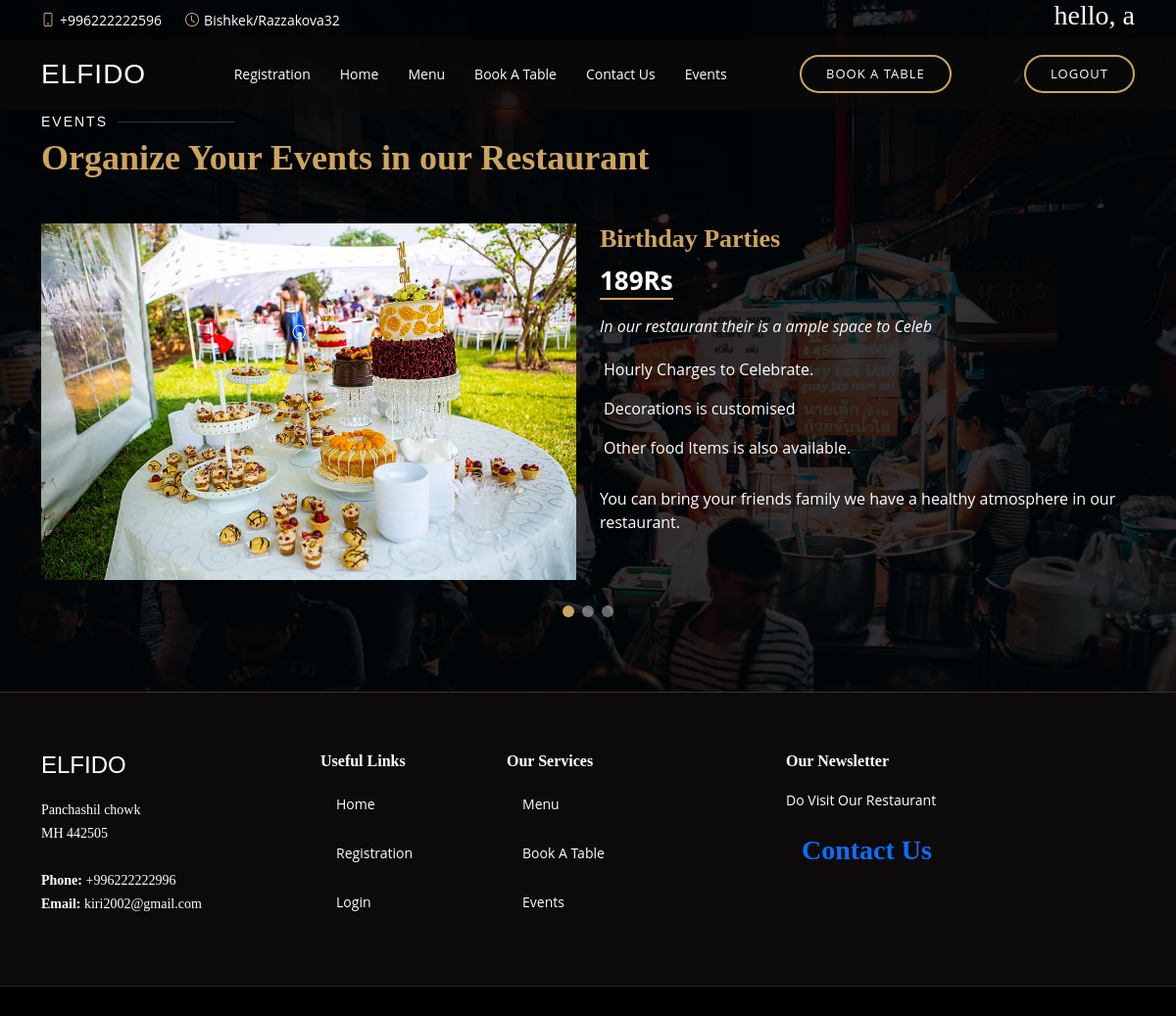
/event (signed in), run on the app's committed database.
### food/models.py (models this page shows, shortened)
class Event(models.Model):
    name = models.CharField(max_length=244)
    image = models.ImageField(upload_to='events')
    index = models.CharField(max_length=10)
    title = models.CharField(max_length=50)
    text1 = models.CharField(max_length=50)
    text2 = models.CharField(max_length=50)
    text3 = models.CharField(max_length=50)
    desc = models.TextField()

### food/views.py (the view)
# urls.py: path('event', event, name='Event'),
def event(request):
    events = Event.objects.all()
    context = {
        'events': events
    }
    return render(request, 'event.html', context)

### templates/event.html
{% extends "base.html" %}
{% load static %}
{%block content%}
<section id="events" class="events"  style="padding-top: 10%;">
  <div class="container" data-aos="fade-up">
    <div class="section-title">
      <h2>Events</h2>
      <p>Organize Your Events in our Restaurant</p>
    </div>
    <div class="events-slider swiper-container" data-aos="fade-up" data-aos-delay="100">
      <div class="swiper-wrapper">
        {% for event in events %}
        <div class="swiper-slide">
          <div class="row event-item">
            <div class="col-lg-6">
              <img src="{{ event.image.url }}" class="img-fluid" alt="">
            </div>
            <div class="col-lg-6 pt-4 pt-lg-0 content">
              <h3>{{ event.name }}</h3>
              <div class="price">
                <p><span>{{ event.index }}</span></p>
              </div>
              <p class="fst-italic">
                {{ event.title }}
              </p>
              <ul>
                <li><i class="bi bi-check-circled"></i> {{ event.text1 }} </li>
                <li><i class="bi bi-check-circled"></i> {{ event.text2 }}</li>
                <li><i class="bi bi-check-circled"></i> {{ event.text3 }}</li>
              </ul>
              <p>
                {{ event.desc }}
              </p>
            </div>
          </div>
        </div>
        {% endfor %}
      </div>
      <div class="swiper-pagination"></div>
    </div>
  </div>
</section>
  {% endblock %}

### templates/base.html (shortened to what this page needs)
{% load static %}
<!DOCTYPE html>
<html lang="en">
  <head>
    <link href="{% static 'vendor/animate.css/animate.min.css' %}" rel="stylesheet">
    <link href="{% static 'vendor/aos/aos.css" rel="stylesheet' %}">
    <link href="{% static 'vendor/bootstrap/css/bootstrap.min.css' %}" rel="stylesheet">
    <link href="{% static 'vendor/bootstrap-icons/bootstrap-icons.css' %}" rel="stylesheet">
    <link href="{% static 'vendor/boxicons/css/boxicons.min.css' %}" rel="stylesheet">
    <link href="{% static 'vendor/glightbox/css/glightbox.min.css' %}" rel="stylesheet">
    <link href="{% static 'vendor/swiper/swiper-bundle.min.css' %}" rel="stylesheet">
    <link href="{% static 'css/steel.css' %}" rel="stylesheet">
  </head>
<body>
  <div id="topbar" class="d-flex align-items-center fixed-top">
    <div class="container d-flex justify-content-center justify-content-md-between">
      <div class="contact-info d-flex align-items-center">
        <i class="bi bi-phone d-flex align-items-center"><span>+996222222596</span></i>
        <i class="bi bi-clock d-flex align-items-center ms-4"><span> Bishkek/Razzakova32</span></i>
      </div>
      <div>
        {% if user.is_authenticated %}
        <h3>hello, {{user.username}} </h3>
        {% else %}
          <h5>Please login </h5>
        {% endif %}
        </div>
    </div>
  </div>
  <header id="header" class="fixed-top d-flex align-items-cente">
    <div class="container-fluid container-xl d-flex align-items-center justify-content-lg-between">
      <h1 class="logo me-auto me-lg-0"><a href="{% url 'home' %}">Elfido</a></h1>
      <nav id="navbar" class="navbar order-last order-lg-0">
        <ul>
          <li><a class="nav-link scrollto" href="{% url 'register' %}">Registration</a></li>
          <li><a class="nav-link scrollto" href="{% url 'home' %}">Home</a></li>
          <li><a class="nav-link scrollto" href="{% url 'menu' %}">Menu</a></li>
          <li><a class="nav-link scrollto" href="{% url 'booktable' %}">Book A Table</a></li>
          <li><a class="nav-link scrollto" href="{% url 'contact' %}">Contact Us</a></li>
          <li><a class="nav-link scrollto" href="{% url 'Event' %}">Events</a></li>
        </ul>
      </nav>
        <a href="{% url 'booktable' %}" class="book-a-table-btn scrollto d-none d-lg-flex">Book a Table</a>
          {% if user.is_authenticated %}
        <a href="{% url 'logout' %}" class="book-a-table-btn scrollto d-none d-lg-flex">LOGOUT</a>
        {% else %}
          <a href="{% url 'login' %}" class="book-a-table-btn scrollto d-none d-lg-flex">login</a>
        {% endif %}
      </div>
  </header>
  <main id="main">
  {% block content %}
  {% endblock %}
  <footer id="footer">
    <div class="footer-top">
      <div class="container">
        <div class="row">
          <div class="col-lg-3 col-md-6">
            <div class="footer-info">
              <h3>Elfido</h3>
              <p>
               Panchashil chowk <br>
                MH 442505<br><br>
                <strong>Phone:</strong> +996222222996<br>
                <strong>Email:</strong> kiri2002@gmail.com<br>
              </p>
            </div>
          </div>
          <div class="col-lg-2 col-md-6 footer-links">
            <h4>Useful Links</h4>
            <ul>
              <li><a class="nav-link scrollto" href="{% url 'home' %}">Home</a></li>
              <li><a class="nav-link scrollto" href="{% url 'register' %}">Registration</a></li>
              <li><a class="nav-link scrollto" href="{% url 'login' %}">Login</a></li>
          </div>
          <div class="col-lg-3 col-md-6 footer-links">
            <h4>Our Services</h4>
            <ul>
              <li><a class="nav-link scrollto" href="{% url 'menu' %}">Menu</a></li>
              <li><a class="nav-link scrollto" href="{% url 'booktable' %}">Book A Table</a></li>
              <li><a class="nav-link scrollto" href="{% url 'Event' %}">Events</a></li> </ul>
          </div>
          <div class="col-lg-4 col-md-6 footer-newsletter">
            <h4>Our Newsletter</h4>
            <p>Do Visit Our Restaurant</p>
            <a class="nav-link scrollto" href="{% url 'contact' %}"><h3><b>Contact Us</b></h3></a>
          </div>
        </div>
      </div>
    </div>
  </footer>

### static/css/steel.css (style rules this page uses)
body { font-family: "Open Sans", sans-serif; background: #0c0b09; color: #fff; }
a { color: #cda45e; text-decoration: none; }
h1, h2, h3, h4, h5, h6 { font-family: "Playfair Display", serif; }
#topbar { height: 40px; font-size: 14px; transition: all 0.5s; z-index: 996; }
#topbar .contact-info i { font-style: normal; color: #d9ba85; }
#topbar .contact-info i span { padding-left: 5px; color: #fff; }
#header { background: rgba(12, 11, 9, 0.6); border-bottom: 1px solid rgba(12, 11, 9, 0.6); transition: all 0.5s; z-index: 997; padding: 15px 0; top: 40px; }
#header .logo { font-size: 28px; margin: 0; padding: 0; line-height: 1; font-weight: 300; letter-spacing: 1px; text-transform: uppercase; font-family: "Poppins", sans-serif; }
#header .logo a { color: #fff; }
.book-a-table-btn { margin: 0 0 0 15px; border: 2px solid #cda45e; color: #fff; border-radius: 50px; padding: 8px 25px; text-transform: uppercase; font-size: 13px; font-weight: 500; letter-spacing: 1px; transition: 0.3s; }
.navbar { padding: 0; }
.navbar ul { margin: 0; padding: 0; display: flex; list-style: none; align-items: center; }
.navbar li { position: relative; }
.navbar a, .navbar a:focus { display: flex; align-items: center; justify-content: space-between; padding: 10px 0 10px 30px; color: #fff; white-space: nowrap; transition: 0.3s; font-size: 14px; }
section { padding: 60px 0; overflow: hidden; }
.section-title { padding-bottom: 40px; }
.section-title h2 { font-size: 14px; font-weight: 500; padding: 0; line-height: 1px; margin: 0 0 5px 0; letter-spacing: 2px; text-transform: uppercase; color: #aaaaaa; font-family: "Poppins", sans-serif; }
.section-title h2::after { content: ""; width: 120px; height: 1px; display: inline-block; background: rgba(255, 255, 255, 0.2); margin: 4px 10px; }
.section-title p { margin: 0; margin: 0; font-size: 36px; font-weight: 700; font-family: "Playfair Display", serif; color: #cda45e; }
.events { background: url(../img/events-bg.jpg) center center no-repeat; background-size: cover; position: relative; }
.events::before { content: ''; background-color: rgba(0, 0, 0, 0.8); position: absolute; top: 0; right: 0; left: 0; bottom: 0; }
.events .section-title h2 { color: #fff; }
.events .container { position: relative; }
@media (min-width: 1024px) { .events { background-attachment: fixed; } }
.events .event-item { color: #fff; }
.events .event-item h3 { font-weight: 600; font-size: 26px; color: #cda45e; }
.events .event-item .price { font-size: 26px; font-family: "Open Sans", sans-serif; font-weight: 700; margin-bottom: 15px; }
.events .event-item .price span { border-bottom: 2px solid #cda45e; }
.events .event-item ul { list-style: none; padding: 0; }
.events .event-item ul li { padding-bottom: 10px; }
.events .event-item ul i { font-size: 20px; padding-right: 4px; color: #cda45e; }
.events .event-item p:last-child { margin-bottom: 0; }
.events .swiper-pagination { margin-top: 30px; position: relative; }
#footer { background: black; padding: 0 0 30px 0; color: #fff; font-size: 14px; }
#footer .footer-top { background: #0c0b09; border-top: 1px solid #37332a; border-bottom: 1px solid #28251f; padding: 60px 0 30px 0; }
#footer .footer-top .footer-info { margin-bottom: 30px; }
#footer .footer-top .footer-info h3 { font-size: 24px; margin: 0 0 20px 0; padding: 2px 0 2px 0; line-height: 1; font-weight: 300; text-transform: uppercase; font-family: "Poppins", sans-serif; }
#footer .footer-top .footer-info p { font-size: 14px; line-height: 24px; margin-bottom: 0; font-family: "Playfair Display", serif; color: #fff; }
#footer .footer-top h4 { font-size: 16px; font-weight: 600; color: #fff; position: relative; padding-bottom: 12px; }
#footer .footer-top .footer-links { margin-bottom: 30px; }
#footer .footer-top .footer-links ul { list-style: none; padding: 0; margin: 0; }
#footer .footer-top .footer-links ul li { padding: 10px 0; display: flex; align-items: center; }
#footer .footer-top .footer-links ul li:first-child { padding-top: 0; }
#footer .footer-top .footer-links ul a { color: #fff; transition: 0.3s; display: inline-block; line-height: 1; }

### data on the page
Event: image (picture), name "Birthday Parties", index "189Rs", title "In our restaurant their is a ample space to Celeb", text1 "Hourly Charges to Celebrate.", text2 "Decorations is customised", text3 "Other food Items is also available.", desc "You can bring your friends family we have a healthy atmosphere in our restaurant."

### other printed values
{{ user.username }} "a"
